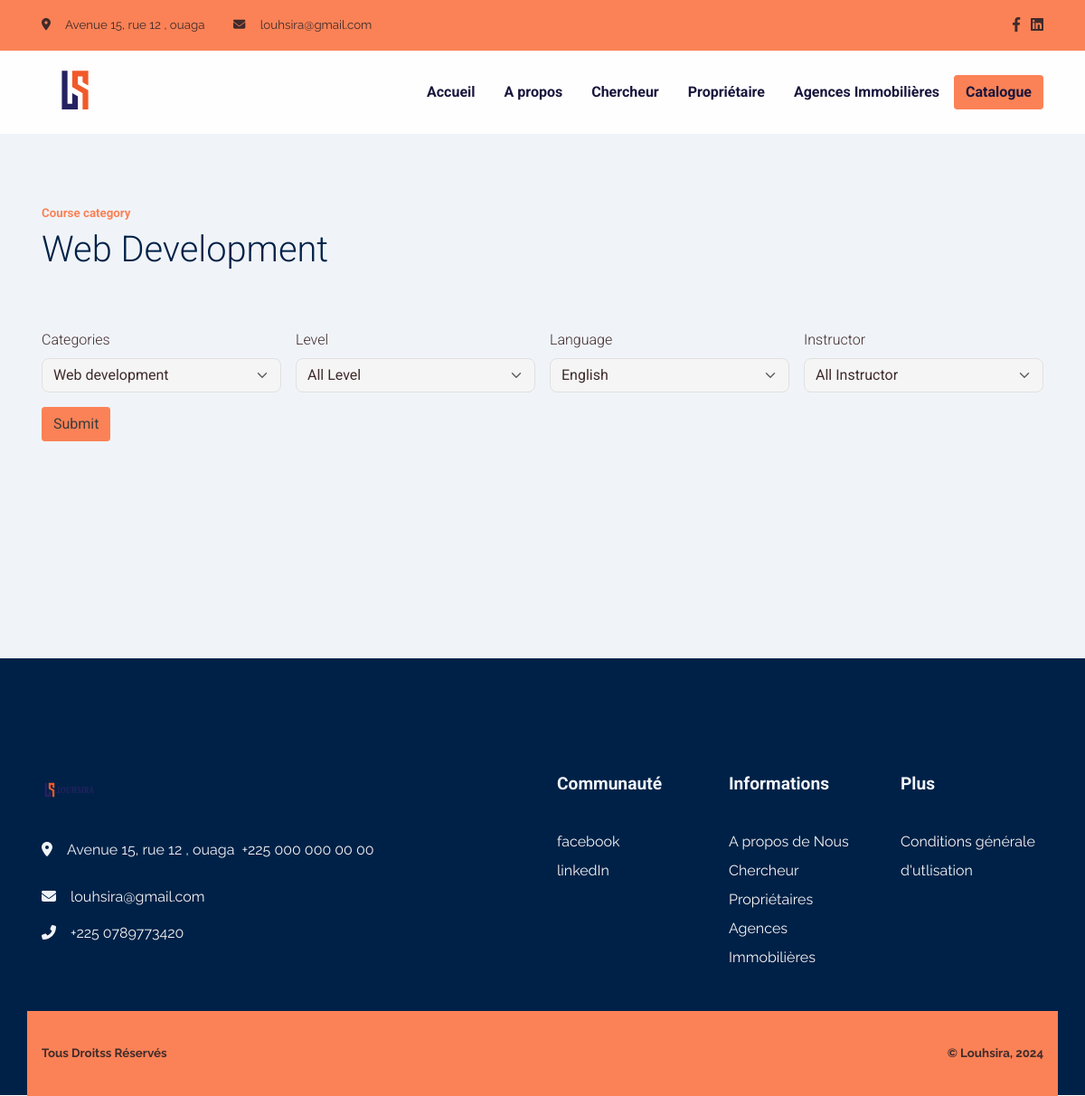
The page /chercher-une-maison on the database as committed earlier.
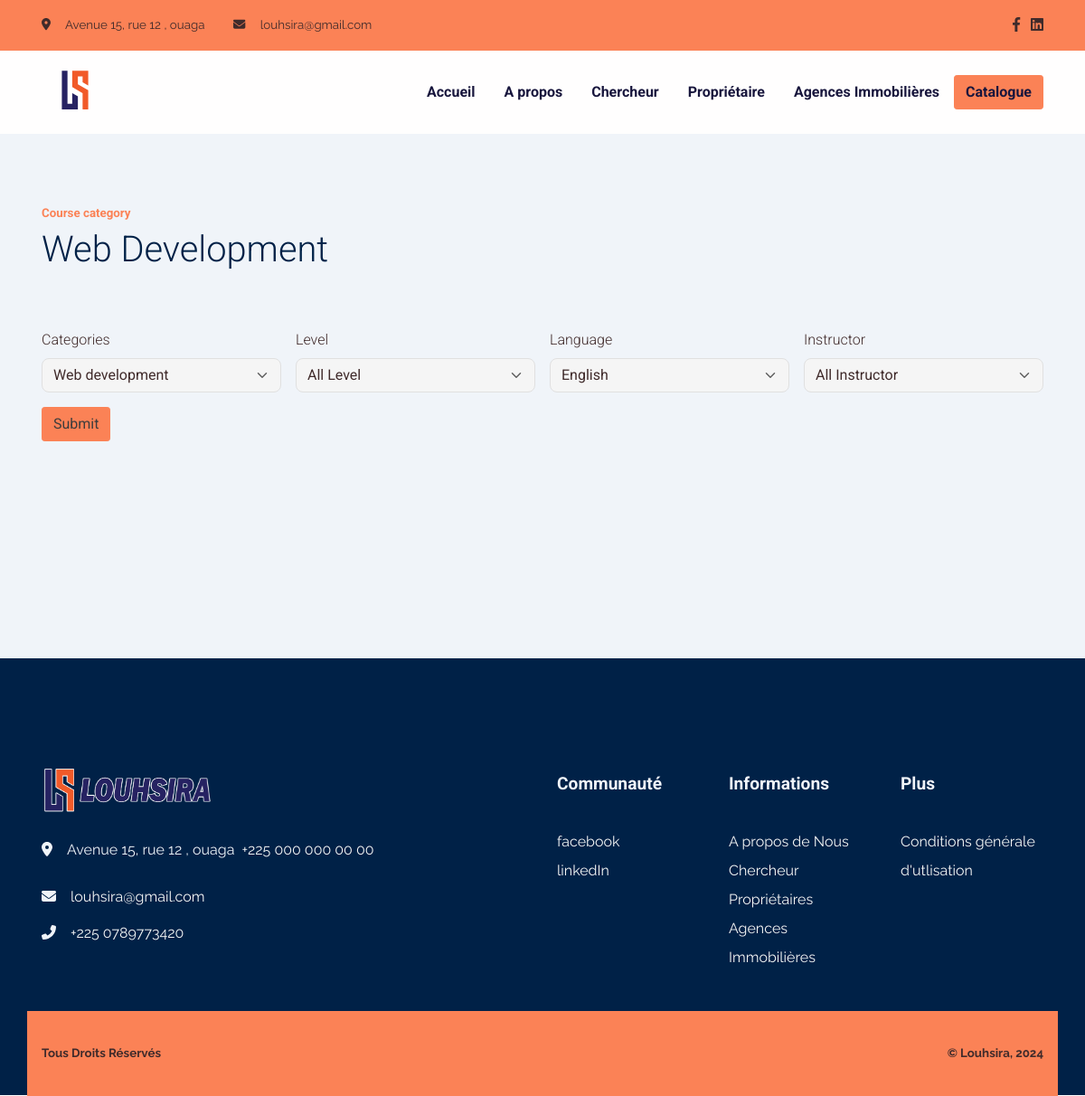
The same page on the database as committed later.
### app/models.py (models this page shows, shortened)
class Convention(models.Model):
    created_at = models.DateTimeField(auto_now=False, auto_now_add=True)
    update_at = models.DateTimeField(auto_now=True, auto_now_add=False)
    publish = models.BooleanField(default=False)
    class Meta:
        abstract = True

class configuration(Convention):
    name = models.CharField(max_length = 150, blank=True, null=True)
    vendor_title = models.CharField(max_length = 150, blank=True, null=True)
    location_title = models.CharField(max_length = 150, blank=True, null=True)
    about_title = models.CharField(max_length = 150, blank=True, null=True)
    why_choose_title = models.CharField(max_length = 150, blank=True, null=True)
    newsletter_title = models.CharField(max_length = 150, blank=True, null=True)
    newsletter_text = models.TextField()
    newsletter_picture = models.FileField(upload_to=LOGO_SITE_PATH, max_length = 100)
    copy_right = models.CharField(max_length = 150, blank=True, null=True)
    logo = models.FileField(upload_to=LOGO_SITE_PATH , max_length = 100, blank=True, null=True)
    logo2 = models.FileField(upload_to=LOGO_SITE_PATH , max_length = 100, blank=True, null=True)
    class Meta:
        verbose_name = "Configuration du site"
        verbose_name_plural = "Configuration du site"

### app/views.py (the view)
# urls.py: path('chercher-une-maison', search_page, name="home-search"),
def search_page(request):
    get_socials = get_social({'publish':True})
    get_configs = get_config({'publish':True})
    template_name = "app/layout/home_search.html"
    context = {
        'page': "LOUSHIRA | Chercher-une-maison",
        'get_socials': get_socials,
        'get_configs': get_configs,
    }
    return render(request, template_name, context)

### app/functions.py (called while the page is built)
def get_config(data=dict()):
    return configuration.objects.filter(**data).first()

def get_social(data=dict()):
    return Social.objects.filter(**data)

### templates/app/layout/home_search.html (shortened to what this page needs)
{% extends "app/base/base.html" %}
{% load static %}
{% block content %}
<section class="pb-11 pt-7 bg-600">
    <div class="container">
      <div class="row">
        <div class="col-12">
          <h6 class="font-sans-serif text-primary fw-bold">Course category</h6>
          <h1 class="mb-6">Web Development</h1>
          <form class="row g-3">
            <div class="col-sm-6 col-md-3">
              <label class="form-label" for="inputCategories">Categories</label>
              <select class="form-select" id="inputCategories">
                <option selected="selected">Web development</option>
              </select>
            </div>
            <div class="col-sm-6 col-md-3">
              <label class="form-label" for="inputLevel">Level</label>
              <select class="form-select" id="inputLevel">
                <option selected="selected">All Level</option>
              </select>
            </div>
            <div class="col-sm-6 col-md-3">
              <label class="form-label" for="inputLanguage">Language</label>
              <select class="form-select" id="inputLanguage">
                <option selected="selected">English</option>
              </select>
            </div>
            <div class="col-sm-6 col-md-3">
              <label class="form-label" for="inputInstructor">Instructor</label>
              <select class="form-select" id="inputInstructor">
                <option selected="selected">All Instructor </option>
              </select>
            </div>
            <div class="col-auto z-index-2">
              <button class="btn btn-primary" type="submit">Submit</button>
            </div>
          </form>
        </div>
      </div>
    </div>
  </section>
{% endblock %}

### templates/app/base/base.html (shortened to what the changed rows need)
{% load static %}
<!DOCTYPE html>
<html lang="en-US" dir="ltr">
  <head>
    <link href="{% static 'app/assets/css/select2-bootstrap-5-theme.min.css' %}" rel="stylesheet" />
    <link href="{% static 'app/assets/css/theme.css' %}" rel="stylesheet" />
    <link href="{% static 'app/assets/css/style.css' %}" rel="stylesheet" />
    <link href="{% static 'app/assets/css/slick.css' %}" rel="stylesheet" />
    <link href="{% static 'app/assets/css/slick-theme.css' %}" rel="stylesheet" />
  </head>
  <body>
    <main class="main" id="top">
      <nav class="navbar navbar-expand-lg navbar-light sticky-top py-3 d-block" data-navbar-on-scroll="data-navbar-on-scroll">
        <div class="container"><a class="navbar-brand" href="{% url 'welcome' %}"><img src="{{get_configs.logo.url}}" height="60" alt="logo" /></a>
        </div>
      </nav>
    {% block content %}
    {% endblock content %}
      <section class="bg-secondary" style=" padding-top: 7.5rem;padding-bottom: 7.5rem; font-style: normal;">
        <div class="container">
          <div class="row">
            <div class="col-12 col-sm-12 col-lg-6 mb-4 order-0 order-sm-0"><a class="text-decoration-none" href="{% url 'welcome' %}"><img src="{{get_configs.logo2.url}}" height="51"  alt="" /></a>
            </div>
          </div>
        </div>
      </section>
      <section class="py-0" style="margin-top: -5.8rem;">
        <div class="container bg-primary">
          <div class="row justify-content-md-between justify-content-evenly py-4">
            <div class="col-12 col-sm-8 col-md-6 col-lg-auto text-center text-md-start">
              <p class="fs--1 my-2 fw-bold">{{get_configs.copy_right}}</p>
            </div>
          </div>
        </div>
      </section>
    </main>
    <link href="{% static 'app/assets/css/multiple.css' %}" rel="stylesheet" />
  <link rel="stylesheet" href="https://unpkg.com/vue-multiselect@2.1.0/dist/vue-multiselect.min.css">
  <link href="https://cdn.jsdelivr.net/npm/tom-select@2.4.1/dist/css/tom-select.css" rel="stylesheet">
  </body>
</html>

Rows that differ between the two databases and show on the page:
changed configuration: logo2: a different picture; copy_right "Tous Droitss Réservés" → "Tous Droits Réservés"
